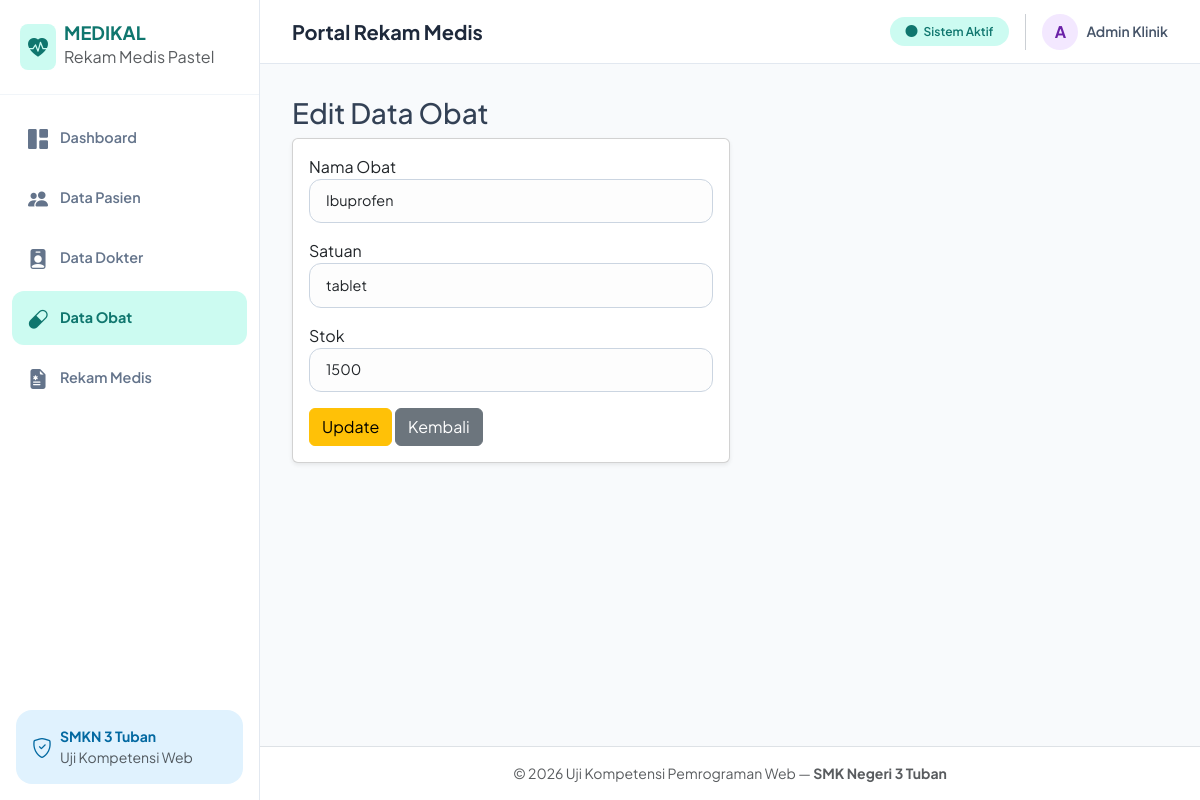
/obat_edit.php?id=2, run on the app's committed database.
### tables this page shows
CREATE TABLE `obat` (
  `id_obat` int(11) NOT NULL,
  `nama_obat` varchar(100) NOT NULL,
  `satuan` varchar(30) NOT NULL,
  `stok` int(11) NOT NULL
);

### obat_edit.php (the view, shortened to what this page needs)
<?php
include 'koneksi.php';
include 'header.php';
$id = $_GET['id'];
$query = mysqli_query($koneksi, "SELECT * FROM obat WHERE id_obat = '$id'");
$data = mysqli_fetch_assoc($query);
?>
<h3>Edit Data Obat</h3>
<div class="card shadow-sm col-md-6">
    <div class="card-body">
        <form action="" method="POST">
            <div class="mb-3">
                <label>Nama Obat</label>
                <input type="text" name="nama_obat" value="<?= $data['nama_obat']; ?>" class="form-control" required>
            </div>
            <div class="mb-3">
                <label>Satuan</label>
                <input type="text" name="satuan" value="<?= $data['satuan']; ?>" class="form-control" required>
            </div>
            <div class="mb-3">
                <label>Stok</label>
                <input type="number" name="stok" value="<?= $data['stok']; ?>" class="form-control" required>
            </div>
            <button type="submit" name="update" class="btn btn-warning">Update</button>
            <a href="obat.php" class="btn btn-secondary">Kembali</a>
        </form>
    </div>
</div>
<?php include 'footer.php'; ?>

### header.php (style rules this page uses)
:root { --sidebar-width: 260px; --bg-main: #f8fafc; --sidebar-bg: #ffffff; --pastel-mint: #ccfbf1; --pastel-mint-dark: #0f766e; --pastel-blue: #e0f2fe; --pastel-blue-dark: #0369a1; --pastel-purple: #f3e8ff; --pastel-purple-dark: #6b21a8; --pastel-peach: #ffe4e6; --pastel-peach-dark: #9f1239; --pastel-amber: #fef3c7; --pastel-amber-dark: #92400e; --text-slate: #334155; }
body { font-family: 'Plus Jakarta Sans', sans-serif; background-color: var(--bg-main); color: var(--text-slate); }
.form-control, .form-select { border-radius: 12px; padding: 0.65rem 1rem; border: 1px solid #cbd5e1; font-size: 0.9rem; background-color: #fdfdfd; }

### data on the page
obat: nama_obat "Ibuprofen", satuan "tablet", stok "1500"
